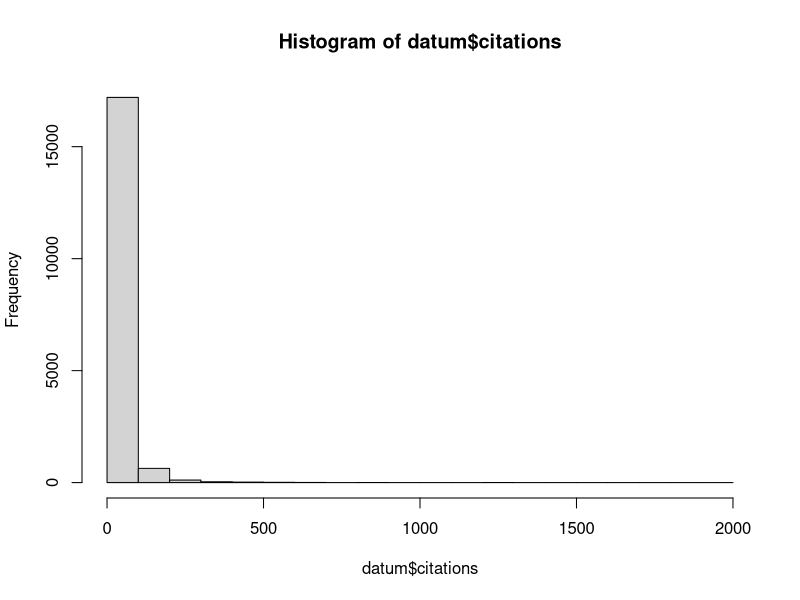
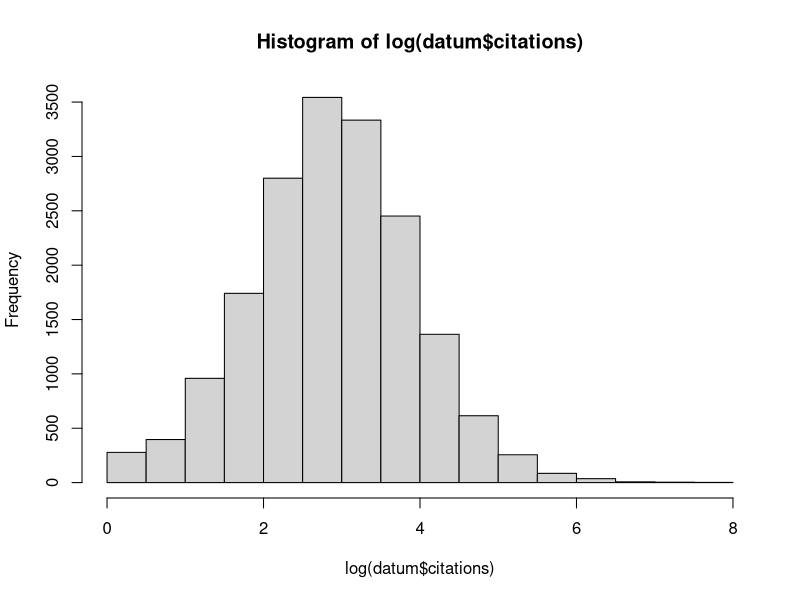
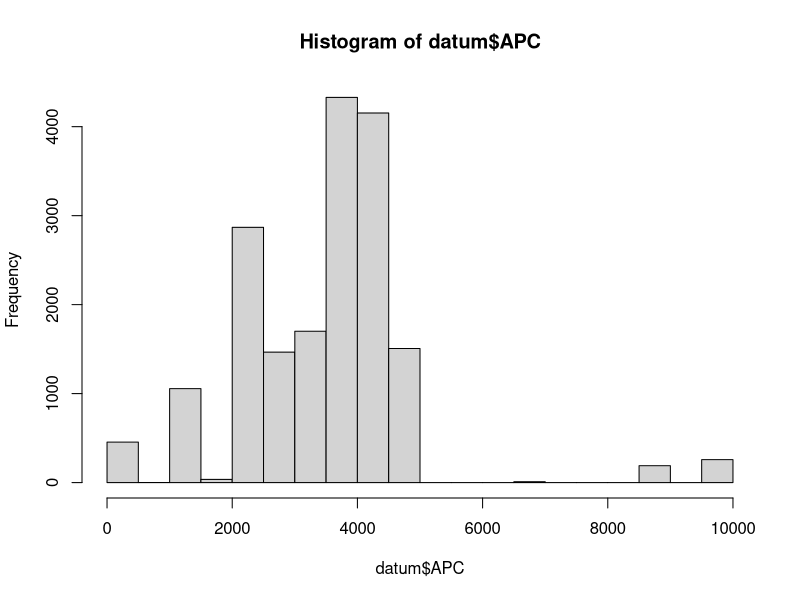

Reproduce these figures in R, in order. (Note: a time limit stopped this script after it produced the figures.)
setwd("C:/Users/tds0009/Documents/GitHub/OA_2021_AU/")
datum=read.csv("data/OA_data_othergoldONLY.csv")
head(datum)

###libraries
library(tidyverse)
library(car)
library(lme4)

###Check distribution of y-variable
hist(datum$citations)
hist(log(datum$citations))

### Tell R that categorical variables are categorical
datum$jour <- as.factor(datum$jour)
datum$field <- as.factor(datum$field)
#datum$jour_loc <- as.factor(datum$jour_loc)
datum$JCR_quart <- as.factor(datum$JCR_quart)
#datum$pub <- as.factor(datum$pub)
datum$year <- as.factor(datum$year)
#datum$gni_class <- as.factor(datum$gni_class)

### Check distribution of new APC variable
summary(datum$APC)
hist(datum$APC)


###Create scaled variables

datum$auth_count_scaled <- scale(datum$auth_count)
datum$AIS_scaled <- scale(datum$AIS) #why are we doing this twice?
# this makes a matrix inside of our dataframe
# head(datum) #Make sure it worked


###Run simple model without random effects

SubModel=glm(citations~APC+auth_count_scaled+JCR_quart+AIS_scaled+year, 
             data = datum,family=poisson)
summary(SubModel)
vif(SubModel)


#### Run main model with random effects
#### Journal not included as APC is almost perfectly corrected with journal



MainModel=glmer(citations~APC+auth_count_scaled+JCR_quart+AIS_scaled+year+(1|field), 
                               data = datum,family=poisson)
summary(MainModel)




###Check if scaling provides different/better results

datum$APC_scaled=scale(datum$APC)

MainModelScale=glmer(citations~APC_scaled+auth_count_scaled+JCR_quart+AIS_scaled+year+(1|field), 
                data = datum,family=poisson)
summary(MainModelScale)



###Compare poisson fit to negative binomial
MainModelNB=glmer.nb(citations~APC_scaled+auth_count_scaled+JCR_quart+AIS_scaled+year+(1|field), 
                     data = datum)
summary(MainModelNB)
anova(MainModelNB,MainModelScale)



#check for interactions
MainModelNB_Int=glmer.nb(citations~APC_scaled*auth_count_scaled+
                           JCR_quart+APC_scaled:JCR_quart+
                         AIS_scaled+AIS_scaled:APC_scaled+
                           year+year:APC_scaled+(1|field), 
                         data = datum)
summary(MainModelNB_Int)
Anova(MainModelNB_Int)

#check for all interactions
MainModelNM_Full=glmer.nb(citations~APC_scaled*auth_count_scaled*
                            JCR_quart*AIS_scaled*year+(1|field),data=datum,control=glmerControl(optimizer=c("bobyqa")))
